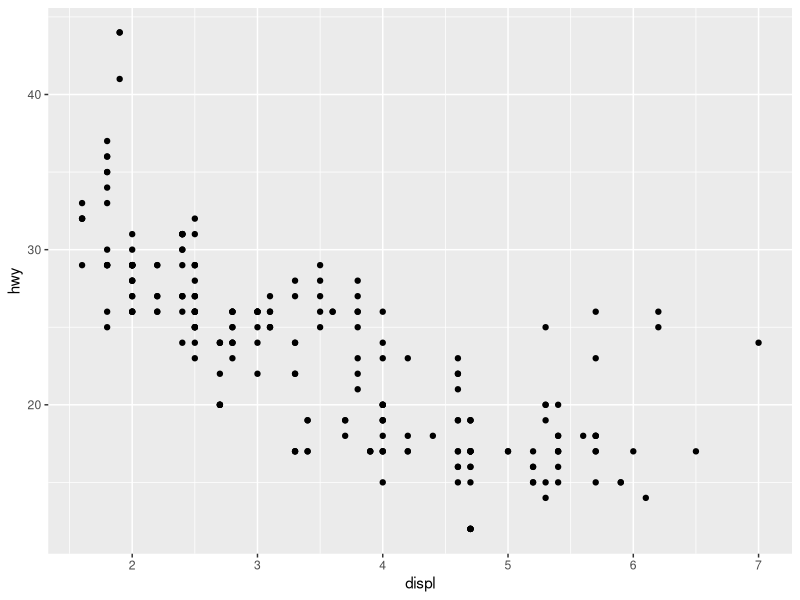
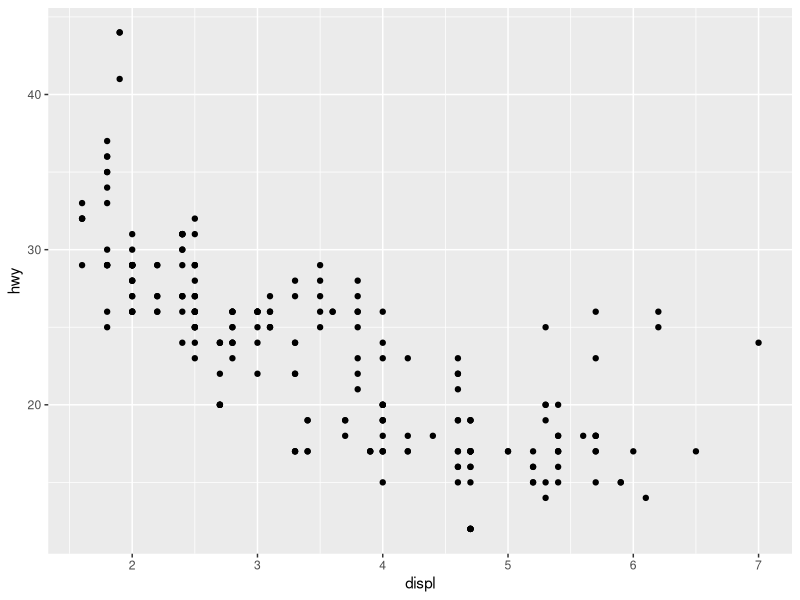
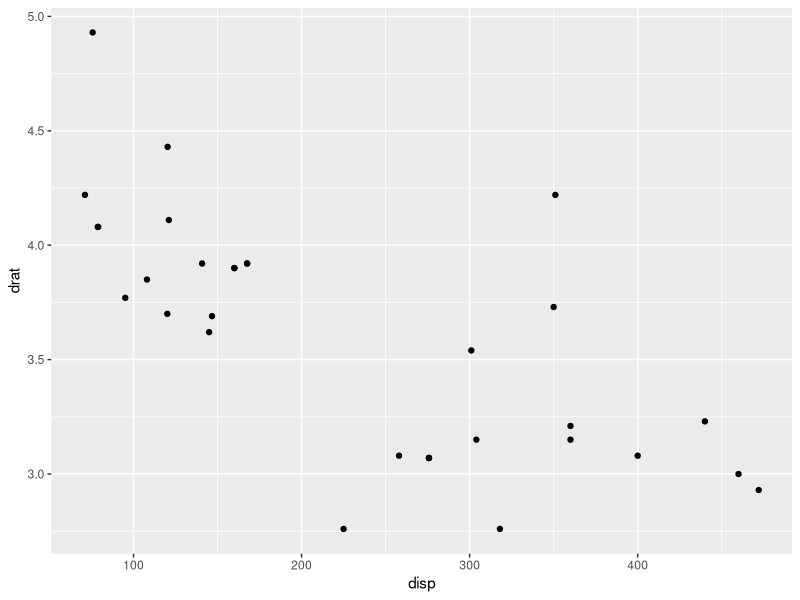
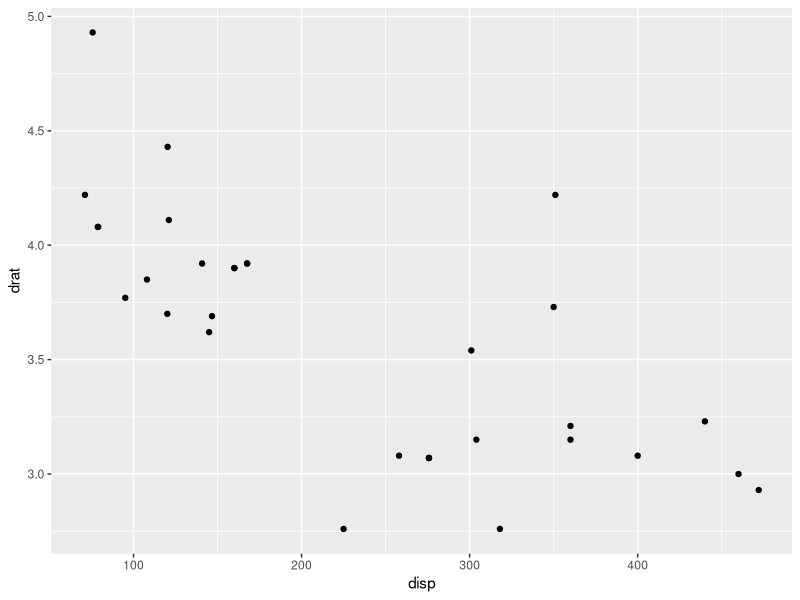
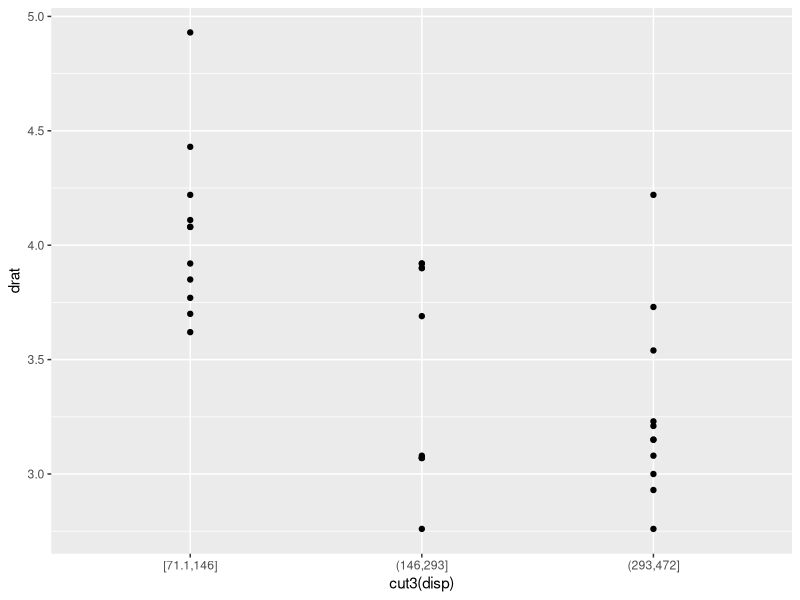

Source code (R) for these figures, in order:
# r2py crawler metadata
# package: ggplot2
# source_type: rd_example
# topic: aes.Rd
# source_file: C:\Users\bened\AppData\Local\R\win-library\4.5\ggplot2\help
# lines: 41

suppressPackageStartupMessages(library(ggplot2))
aes(x = mpg, y = wt)
aes(mpg, wt)

# You can also map aesthetics to functions of variables
aes(x = mpg ^ 2, y = wt / cyl)

# Or to constants
aes(x = 1, colour = "smooth")

# Aesthetic names are automatically standardised
aes(col = x)
aes(fg = x)
aes(color = x)
aes(colour = x)

# aes() is passed to either ggplot() or specific layer. Aesthetics supplied
# to ggplot() are used as defaults for every layer.
ggplot(mpg, aes(displ, hwy)) + geom_point()
ggplot(mpg) + geom_point(aes(displ, hwy))

# Tidy evaluation ----------------------------------------------------
# aes() automatically quotes all its arguments, so you need to use tidy
# evaluation to create wrappers around ggplot2 pipelines. The
# simplest case occurs when your wrapper takes dots:
scatter_by <- function(data, ...) {
  ggplot(data) + geom_point(aes(...))
}
scatter_by(mtcars, disp, drat)

# If your wrapper has a more specific interface with named arguments,
# you need the "embrace operator":
scatter_by <- function(data, x, y) {
  ggplot(data) + geom_point(aes({{ x }}, {{ y }}))
}
scatter_by(mtcars, disp, drat)

# Note that users of your wrapper can use their own functions in the
# quoted expressions and all will resolve as it should!
cut3 <- function(x) cut_number(x, 3)
scatter_by(mtcars, cut3(disp), drat)
